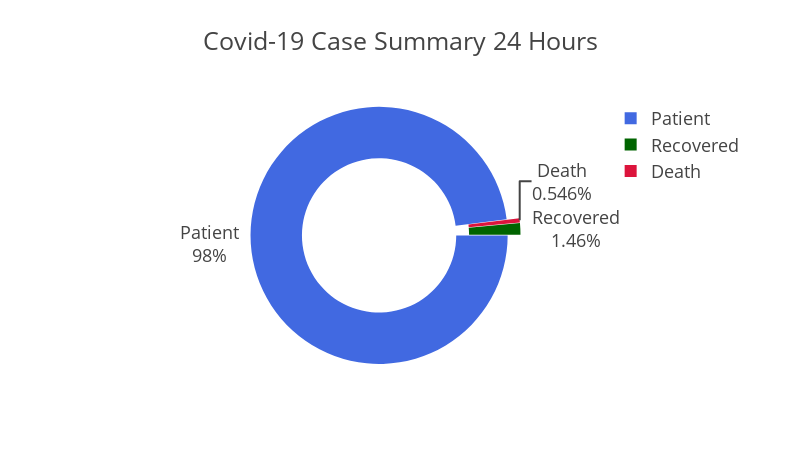

Source (notebook cell):
### Code cell
dataFromCsv = pd.read_csv('covid-19-PerDayCaseSummaryBD.csv')
totalCaseNumber = int(dataFromCsv['Case'].iloc[-1])
totalDeathNumber = int(dataFromCsv['Death'].iloc[-1])
totalRecoveredNumber = int(dataFromCsv['Recovered'].iloc[-1])
totalPatientNumber = totalCaseNumber - (totalDeathNumber+totalRecoveredNumber)

slices = [totalPatientNumber,totalDeathNumber,totalRecoveredNumber]
activities = ['Patient','Death','Recovered']

dataFrame = {
    "slices" : slices,
    "activities" : activities
}
dataset = pd.DataFrame(dataFrame)
fig = px.pie(dataset,
             values="slices",
             names="activities",
             template="presentation",
             labels = {'slices' : 'No Cases', 'activities' : 'Status'},
             color_discrete_sequence=['#4169E1', '#006400', '#DC143C'],
             width=800,
             height=450,
             hole=0.6,
             title="Covid-19 Case Summary 24 Hours")
fig.update_traces(rotation=90, pull=0.05, textinfo="percent+label")
fig.show()

### Figure 1 — Plotly figure (JSON) as saved in the notebook; plotly's stock layout.template omitted (floating-point values rounded to 4 significant figures)
{"data": [{"domain": {"x": [0, 1], "y": [0, 1]}, "hole": 0.6, "hovertemplate": "Status=%{label}<br>No Cases=%{value}<extra></extra>", "labels": ["Patient", "Death", "Recovered"], "legendgroup": "", "name": "", "pull": 0.05, "rotation": 90, "showlegend": true, "textinfo": "percent+label", "type": "pie", "values": [538, 3, 8]}], "layout": {"height": 450, "legend": {"tracegroupgap": 0}, "piecolorway": ["#4169E1", "#006400", "#DC143C"], "title": {"text": "Covid-19 Case Summary 24 Hours"}, "width": 800}}
